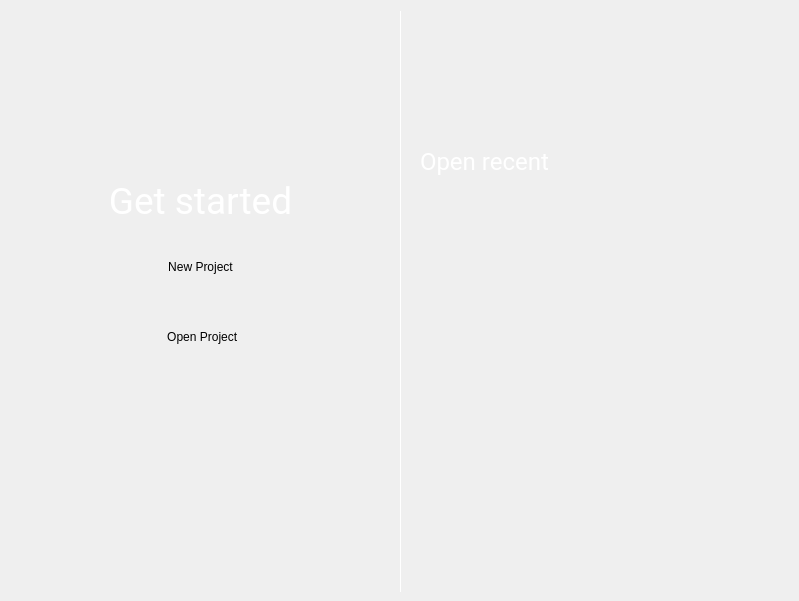
    <widget class="QWidget" name="page">
     <widget class="QWidget" name="recentList" native="true">
      <property name="geometry">
       <rect>
        <x>410</x>
        <y>190</y>
        <width>380</width>
        <height>260</height>
       </rect>
      </property>
      <property name="sizePolicy">
       <sizepolicy hsizetype="Ignored" vsizetype="Ignored">
        <horstretch>0</horstretch>
        <verstretch>0</verstretch>
       </sizepolicy>
      </property>
      <layout class="QGridLayout" name="gridLayout">
       <property name="leftMargin">
        <number>0</number>
       </property>
       <property name="topMargin">
        <number>0</number>
       </property>
       <property name="rightMargin">
        <number>0</number>
       </property>
       <property name="bottomMargin">
        <number>0</number>
       </property>
       <property name="spacing">
        <number>0</number>
       </property>
       <item row="0" column="0">
        <widget class="QScrollArea" name="scrollArea">
         <property name="frameShape">
          <enum>QFrame::NoFrame</enum>
         </property>
         <property name="frameShadow">
          <enum>QFrame::Plain</enum>
         </property>
         <property name="lineWidth">
          <number>0</number>
         </property>
         <property name="widgetResizable">
          <bool>true</bool>
         </property>
         <widget class="QWidget" name="recentListContent">
          <property name="geometry">
           <rect>
            <x>0</x>
            <y>0</y>
            <width>98</width>
            <height>16</height>
           </rect>
          </property>
          <property name="sizePolicy">
           <sizepolicy hsizetype="Preferred" vsizetype="Fixed">
            <horstretch>0</horstretch>
            <verstretch>0</verstretch>
           </sizepolicy>
          </property>
          <layout class="QVBoxLayout" name="verticalLayout">
           <property name="spacing">
            <number>0</number>
           </property>
           <property name="leftMargin">
            <number>0</number>
           </property>
           <property name="topMargin">
            <number>0</number>
           </property>
           <property name="rightMargin">
            <number>5</number>
           </property>
           <property name="bottomMargin">
            <number>0</number>
           </property>
          </layout>
         </widget>
        </widget>
       </item>
      </layout>
     </widget>
     <widget class="QPushButton" name="newProject">
      <property name="geometry">
       <rect>
        <x>130</x>
        <y>251</y>
        <width>141</width>
        <height>31</height>
       </rect>
      </property>
      <property name="cursor">
       <cursorShape>PointingHandCursor</cursorShape>
      </property>
      <property name="text">
       <string>New Project</string>
      </property>
      <property name="flat">
       <bool>true</bool>
      </property>
     </widget>
     <widget class="QPushButton" name="openProject">
      <property name="geometry">
       <rect>
        <x>130</x>
        <y>321</y>
        <width>141</width>
        <height>31</height>
       </rect>
      </property>
      <property name="cursor">
       <cursorShape>PointingHandCursor</cursorShape>
      </property>
      <property name="text">
       <string> Open Project</string>
      </property>
      <property name="flat">
       <bool>true</bool>
      </property>
     </widget>
     <widget class="QLabel" name="label">
      <property name="geometry">
       <rect>
        <x>10</x>
        <y>171</y>
        <width>381</width>
        <height>61</height>
       </rect>
      </property>
      <property name="palette">
       <palette>
        <active>
         <colorrole role="WindowText">
          <brush brushstyle="SolidPattern">
           <color alpha="255">
            <red>255</red>
            <green>255</green>
            <blue>255</blue>
           </color>
          </brush>
         </colorrole>
         <colorrole role="Button">
          <brush brushstyle="SolidPattern">
           <color alpha="255">
            <red>255</red>
            <green>255</green>
            <blue>255</blue>
           </color>
          </brush>
         </colorrole>
         <colorrole role="Light">
          <brush brushstyle="SolidPattern">
           <color alpha="255">
            <red>255</red>
            <green>255</green>
            <blue>255</blue>
           </color>
          </brush>
         </colorrole>
         <colorrole role="Midlight">
          <brush brushstyle="SolidPattern">
           <color alpha="255">
            <red>255</red>
            <green>255</green>
            <blue>255</blue>
           </color>
          </brush>
         </colorrole>
         <colorrole role="Dark">
          <brush brushstyle="SolidPattern">
           <color alpha="255">
            <red>127</red>
            <green>127</green>
            <blue>127</blue>
           </color>
          </brush>
         </colorrole>
         <colorrole role="Mid">
          <brush brushstyle="SolidPattern">
           <color alpha="255">
            <red>170</red>
            <green>170</green>
            <blue>170</blue>
           </color>
          </brush>
         </colorrole>
         <colorrole role="Text">
          <brush brushstyle="SolidPattern">
           <color alpha="255">
            <red>0</red>
            <green>0</green>
            <blue>0</blue>
           </color>
          </brush>
         </colorrole>
         <colorrole role="BrightText">
          <brush brushstyle="SolidPattern">
           <color alpha="255">
            <red>255</red>
            <green>255</green>
            <blue>255</blue>
           </color>
          </brush>
         </colorrole>
         <colorrole role="ButtonText">
          <brush brushstyle="SolidPattern">
           <color alpha="255">
            <red>0</red>
            <green>0</green>
            <blue>0</blue>
           </color>
          </brush>
         </colorrole>
         <colorrole role="Base">
          <brush brushstyle="SolidPattern">
           <color alpha="255">
            <red>255</red>
            <green>255</green>
            <blue>255</blue>
           </color>
          </brush>
         </colorrole>
         <colorrole role="Window">
          <brush brushstyle="SolidPattern">
           <color alpha="255">
            <red>255</red>
            <green>255</green>
            <blue>255</blue>
           </color>
          </brush>
         </colorrole>
         <colorrole role="Shadow">
          <brush brushstyle="SolidPattern">
           <color alpha="255">
            <red>0</red>
            <green>0</green>
            <blue>0</blue>
           </color>
          </brush>
         </colorrole>
         <colorrole role="AlternateBase">
          <brush brushstyle="SolidPattern">
           <color alpha="255">
            <red>255</red>
            <green>255</green>
            <blue>255</blue>
           </color>
          </brush>
         </colorrole>
         <colorrole role="ToolTipBase">
          <brush brushstyle="SolidPattern">
           <color alpha="255">
            <red>255</red>
            <green>255</green>
            <blue>220</blue>
           </color>
          </brush>
         </colorrole>
         <colorrole role="ToolTipText">
          <brush brushstyle="SolidPattern">
           <color alpha="255">
            <red>0</red>
            <green>0</green>
            <blue>0</blue>
           </color>
          </brush>
         </colorrole>
         <colorrole role="PlaceholderText">
          <brush brushstyle="SolidPattern">
           <color alpha="128">
            <red>0</red>
            <green>0</green>
            <blue>0</blue>
           </color>
          </brush>
         </colorrole>
        </active>
        <inactive>
         <colorrole role="WindowText">
          <brush brushstyle="SolidPattern">
           <color alpha="255">
            <red>255</red>
            <green>255</green>
            <blue>255</blue>
           </color>
          </brush>
         </colorrole>
         <colorrole role="Button">
          <brush brushstyle="SolidPattern">
           <color alpha="255">
            <red>255</red>
            <green>255</green>
            <blue>255</blue>
           </color>
          </brush>
         </colorrole>
         <colorrole role="Light">
          <brush brushstyle="SolidPattern">
           <color alpha="255">
            <red>255</red>
            <green>255</green>
            <blue>255</blue>
           </color>
          </brush>
         </colorrole>
         <colorrole role="Midlight">
          <brush brushstyle="SolidPattern">
           <color alpha="255">
            <red>255</red>
            <green>255</green>
            <blue>255</blue>
           </color>
          </brush>
         </colorrole>
         <colorrole role="Dark">
          <brush brushstyle="SolidPattern">
           <color alpha="255">
            <red>127</red>
            <green>127</green>
            <blue>127</blue>
           </color>
          </brush>
         </colorrole>
         <colorrole role="Mid">
          <brush brushstyle="SolidPattern">
           <color alpha="255">
            <red>170</red>
            <green>170</green>
            <blue>170</blue>
           </color>
          </brush>
         </colorrole>
         <colorrole role="Text">
          <brush brushstyle="SolidPattern">
           <color alpha="255">
            <red>0</red>
            <green>0</green>
            <blue>0</blue>
           </color>
          </brush>
         </colorrole>
         <colorrole role="BrightText">
          <brush brushstyle="SolidPattern">
           <color alpha="255">
            <red>255</red>
            <green>255</green>
            <blue>255</blue>
           </color>
          </brush>
         </colorrole>
         <colorrole role="ButtonText">
          <brush brushstyle="SolidPattern">
           <color alpha="255">
            <red>0</red>
            <green>0</green>
            <blue>0</blue>
           </color>
          </brush>
         </colorrole>
         <colorrole role="Base">
          <brush brushstyle="SolidPattern">
           <color alpha="255">
            <red>255</red>
            <green>255</green>
            <blue>255</blue>
           </color>
          </brush>
         </colorrole>
         <colorrole role="Window">
          <brush brushstyle="SolidPattern">
           <color alpha="255">
            <red>255</red>
            <green>255</green>
            <blue>255</blue>
           </color>
          </brush>
         </colorrole>
         <colorrole role="Shadow">
          <brush brushstyle="SolidPattern">
           <color alpha="255">
            <red>0</red>
            <green>0</green>
            <blue>0</blue>
           </color>
          </brush>
         </colorrole>
         <colorrole role="AlternateBase">
          <brush brushstyle="SolidPattern">
           <color alpha="255">
            <red>255</red>
            <green>255</green>
            <blue>255</blue>
           </color>
          </brush>
         </colorrole>
         <colorrole role="ToolTipBase">
          <brush brushstyle="SolidPattern">
           <color alpha="255">
            <red>255</red>
            <green>255</green>
            <blue>220</blue>
           </color>
          </brush>
         </colorrole>
         <colorrole role="ToolTipText">
          <brush brushstyle="SolidPattern">
           <color alpha="255">
            <red>0</red>
            <green>0</green>
            <blue>0</blue>
           </color>
          </brush>
         </colorrole>
         <colorrole role="PlaceholderText">
          <brush brushstyle="SolidPattern">
           <color alpha="128">
            <red>0</red>
            <green>0</green>
            <blue>0</blue>
           </color>
          </brush>
         </colorrole>
        </inactive>
        <disabled>
         <colorrole role="WindowText">
          <brush brushstyle="SolidPattern">
           <color alpha="255">
            <red>127</red>
            <green>127</green>
            <blue>127</blue>
           </color>
          </brush>
         </colorrole>
         <colorrole role="Button">
          <brush brushstyle="SolidPattern">
           <color alpha="255">
            <red>255</red>
            <green>255</green>
            <blue>255</blue>
           </color>
          </brush>
         </colorrole>
         <colorrole role="Light">
          <brush brushstyle="SolidPattern">
           <color alpha="255">
            <red>255</red>
            <green>255</green>
            <blue>255</blue>
           </color>
          </brush>
         </colorrole>
         <colorrole role="Midlight">
          <brush brushstyle="SolidPattern">
           <color alpha="255">
            <red>255</red>
            <green>255</green>
            <blue>255</blue>
           </color>
          </brush>
         </colorrole>
         <colorrole role="Dark">
          <brush brushstyle="SolidPattern">
           <color alpha="255">
            <red>127</red>
            <green>127</green>
            <blue>127</blue>
           </color>
          </brush>
         </colorrole>
         <colorrole role="Mid">
          <brush brushstyle="SolidPattern">
           <color alpha="255">
            <red>170</red>
            <green>170</green>
            <blue>170</blue>
           </color>
          </brush>
         </colorrole>
         <colorrole role="Text">
          <brush brushstyle="SolidPattern">
           <color alpha="255">
            <red>127</red>
            <green>127</green>
            <blue>127</blue>
           </color>
          </brush>
         </colorrole>
         <colorrole role="BrightText">
          <brush brushstyle="SolidPattern">
           <color alpha="255">
            <red>255</red>
            <green>255</green>
            <blue>255</blue>
           </color>
          </brush>
         </colorrole>
         <colorrole role="ButtonText">
          <brush brushstyle="SolidPattern">
           <color alpha="255">
            <red>127</red>
            <green>127</green>
            <blue>127</blue>
           </color>
          </brush>
         </colorrole>
         <colorrole role="Base">
          <brush brushstyle="SolidPattern">
           <color alpha="255">
            <red>255</red>
            <green>255</green>
            <blue>255</blue>
           </color>
          </brush>
         </colorrole>
         <colorrole role="Window">
          <brush brushstyle="SolidPattern">
           <color alpha="255">
            <red>255</red>
            <green>255</green>
            <blue>255</blue>
           </color>
          </brush>
         </colorrole>
         <colorrole role="Shadow">
          <brush brushstyle="SolidPattern">
           <color alpha="255">
            <red>0</red>
            <green>0</green>
            <blue>0</blue>
           </color>
          </brush>
         </colorrole>
         <colorrole role="AlternateBase">
          <brush brushstyle="SolidPattern">
           <color alpha="255">
            <red>255</red>
            <green>255</green>
            <blue>255</blue>
           </color>
          </brush>
         </colorrole>
         <colorrole role="ToolTipBase">
          <brush brushstyle="SolidPattern">
           <color alpha="255">
            <red>255</red>
            <green>255</green>
            <blue>220</blue>
           </color>
          </brush>
         </colorrole>
         <colorrole role="ToolTipText">
          <brush brushstyle="SolidPattern">
           <color alpha="255">
            <red>0</red>
            <green>0</green>
            <blue>0</blue>
           </color>
          </brush>
         </colorrole>
         <colorrole role="PlaceholderText">
          <brush brushstyle="SolidPattern">
           <color alpha="128">
            <red>0</red>
            <green>0</green>
            <blue>0</blue>
           </color>
          </brush>
         </colorrole>
        </disabled>
       </palette>
      </property>
      <property name="font">
       <font>
        <family>Roboto</family>
        <pointsize>28</pointsize>
       </font>
      </property>
      <property name="text">
       <string>Get started</string>
      </property>
      <property name="textFormat">
       <enum>Qt::PlainText</enum>
      </property>
      <property name="alignment">
       <set>Qt::AlignCenter</set>
      </property>
     </widget>
     <widget class="Line" name="line">
      <property name="geometry">
       <rect>
        <x>390</x>
        <y>11</y>
        <width>20</width>
        <height>581</height>
       </rect>
      </property>
      <property name="styleSheet">
       <string notr="true">color: white;</string>
      </property>
      <property name="frameShadow">
       <enum>QFrame::Plain</enum>
      </property>
      <property name="lineWidth">
       <number>1</number>
      </property>
      <property name="midLineWidth">
       <number>0</number>
      </property>
      <property name="orientation">
       <enum>Qt::Vertical</enum>
      </property>
     </widget>
     <widget class="QLabel" name="label_2">
      <property name="geometry">
       <rect>
        <x>420</x>
        <y>131</y>
        <width>361</width>
        <height>61</height>
       </rect>
      </property>
      <property name="palette">
       <palette>
        <active>
         <colorrole role="WindowText">
          <brush brushstyle="SolidPattern">
           <color alpha="255">
            <red>255</red>
            <green>255</green>
            <blue>255</blue>
           </color>
          </brush>
         </colorrole>
         <colorrole role="Button">
          <brush brushstyle="SolidPattern">
           <color alpha="255">
            <red>255</red>
            <green>255</green>
            <blue>255</blue>
           </color>
          </brush>
         </colorrole>
         <colorrole role="Light">
          <brush brushstyle="SolidPattern">
           <color alpha="255">
            <red>255</red>
            <green>255</green>
            <blue>255</blue>
           </color>
          </brush>
         </colorrole>
         <colorrole role="Midlight">
          <brush brushstyle="SolidPattern">
           <color alpha="255">
            <red>255</red>
            <green>255</green>
            <blue>255</blue>
           </color>
          </brush>
         </colorrole>
         <colorrole role="Dark">
          <brush brushstyle="SolidPattern">
           <color alpha="255">
            <red>127</red>
            <green>127</green>
            <blue>127</blue>
           </color>
          </brush>
         </colorrole>
         <colorrole role="Mid">
          <brush brushstyle="SolidPattern">
           <color alpha="255">
            <red>170</red>
            <green>170</green>
            <blue>170</blue>
           </color>
          </brush>
         </colorrole>
         <colorrole role="Text">
          <brush brushstyle="SolidPattern">
           <color alpha="255">
            <red>0</red>
            <green>0</green>
            <blue>0</blue>
           </color>
          </brush>
         </colorrole>
         <colorrole role="BrightText">
          <brush brushstyle="SolidPattern">
           <color alpha="255">
            <red>255</red>
            <green>255</green>
            <blue>255</blue>
           </color>
          </brush>
         </colorrole>
         <colorrole role="ButtonText">
          <brush brushstyle="SolidPattern">
           <color alpha="255">
            <red>0</red>
            <green>0</green>
            <blue>0</blue>
           </color>
          </brush>
         </colorrole>
         <colorrole role="Base">
          <brush brushstyle="SolidPattern">
           <color alpha="255">
            <red>255</red>
            <green>255</green>
            <blue>255</blue>
           </color>
          </brush>
         </colorrole>
         <colorrole role="Window">
          <brush brushstyle="SolidPattern">
           <color alpha="255">
            <red>255</red>
            <green>255</green>
            <blue>255</blue>
           </color>
          </brush>
         </colorrole>
         <colorrole role="Shadow">
          <brush brushstyle="SolidPattern">
           <color alpha="255">
            <red>0</red>
            <green>0</green>
            <blue>0</blue>
           </color>
          </brush>
         </colorrole>
         <colorrole role="AlternateBase">
          <brush brushstyle="SolidPattern">
           <color alpha="255">
            <red>255</red>
            <green>255</green>
            <blue>255</blue>
           </color>
          </brush>
         </colorrole>
         <colorrole role="ToolTipBase">
          <brush brushstyle="SolidPattern">
           <color alpha="255">
            <red>255</red>
            <green>255</green>
            <blue>220</blue>
           </color>
          </brush>
         </colorrole>
         <colorrole role="ToolTipText">
          <brush brushstyle="SolidPattern">
           <color alpha="255">
            <red>0</red>
            <green>0</green>
            <blue>0</blue>
           </color>
          </brush>
         </colorrole>
         <colorrole role="PlaceholderText">
          <brush brushstyle="SolidPattern">
           <color alpha="128">
            <red>0</red>
            <green>0</green>
            <blue>0</blue>
           </color>
          </brush>
         </colorrole>
        </active>
        <inactive>
         <colorrole role="WindowText">
          <brush brushstyle="SolidPattern">
           <color alpha="255">
            <red>255</red>
            <green>255</green>
            <blue>255</blue>
           </color>
          </brush>
         </colorrole>
         <colorrole role="Button">
          <brush brushstyle="SolidPattern">
           <color alpha="255">
            <red>255</red>
            <green>255</green>
            <blue>255</blue>
           </color>
          </brush>
         </colorrole>
         <colorrole role="Light">
          <brush brushstyle="SolidPattern">
           <color alpha="255">
            <red>255</red>
            <green>255</green>
            <blue>255</blue>
           </color>
          </brush>
         </colorrole>
         <colorrole role="Midlight">
          <brush brushstyle="SolidPattern">
           <color alpha="255">
            <red>255</red>
            <green>255</green>
            <blue>255</blue>
           </color>
          </brush>
         </colorrole>
         <colorrole role="Dark">
          <brush brushstyle="SolidPattern">
           <color alpha="255">
            <red>127</red>
            <green>127</green>
            <blue>127</blue>
           </color>
          </brush>
         </colorrole>
         <colorrole role="Mid">
          <brush brushstyle="SolidPattern">
           <color alpha="255">
            <red>170</red>
            <green>170</green>
            <blue>170</blue>
           </color>
          </brush>
         </colorrole>
         <colorrole role="Text">
          <brush brushstyle="SolidPattern">
           <color alpha="255">
            <red>0</red>
            <green>0</green>
            <blue>0</blue>
           </color>
          </brush>
         </colorrole>
         <colorrole role="BrightText">
          <brush brushstyle="SolidPattern">
           <color alpha="255">
            <red>255</red>
            <green>255</green>
            <blue>255</blue>
           </color>
          </brush>
         </colorrole>
         <colorrole role="ButtonText">
          <brush brushstyle="SolidPattern">
           <color alpha="255">
            <red>0</red>
            <green>0</green>
            <blue>0</blue>
           </color>
          </brush>
         </colorrole>
         <colorrole role="Base">
          <brush brushstyle="SolidPattern">
           <color alpha="255">
            <red>255</red>
            <green>255</green>
            <blue>255</blue>
           </color>
          </brush>
         </colorrole>
         <colorrole role="Window">
          <brush brushstyle="SolidPattern">
           <color alpha="255">
            <red>255</red>
            <green>255</green>
            <blue>255</blue>
           </color>
          </brush>
         </colorrole>
         <colorrole role="Shadow">
          <brush brushstyle="SolidPattern">
           <color alpha="255">
            <red>0</red>
            <green>0</green>
            <blue>0</blue>
           </color>
          </brush>
         </colorrole>
         <colorrole role="AlternateBase">
          <brush brushstyle="SolidPattern">
           <color alpha="255">
            <red>255</red>
            <green>255</green>
            <blue>255</blue>
           </color>
          </brush>
         </colorrole>
         <colorrole role="ToolTipBase">
          <brush brushstyle="SolidPattern">
           <color alpha="255">
            <red>255</red>
            <green>255</green>
            <blue>220</blue>
           </color>
          </brush>
         </colorrole>
         <colorrole role="ToolTipText">
          <brush brushstyle="SolidPattern">
           <color alpha="255">
            <red>0</red>
            <green>0</green>
            <blue>0</blue>
           </color>
          </brush>
         </colorrole>
         <colorrole role="PlaceholderText">
          <brush brushstyle="SolidPattern">
           <color alpha="128">
            <red>0</red>
            <green>0</green>
            <blue>0</blue>
           </color>
          </brush>
         </colorrole>
        </inactive>
        <disabled>
         <colorrole role="WindowText">
          <brush brushstyle="SolidPattern">
           <color alpha="255">
            <red>127</red>
            <green>127</green>
            <blue>127</blue>
           </color>
          </brush>
         </colorrole>
         <colorrole role="Button">
          <brush brushstyle="SolidPattern">
           <color alpha="255">
            <red>255</red>
            <green>255</green>
            <blue>255</blue>
           </color>
          </brush>
         </colorrole>
         <colorrole role="Light">
          <brush brushstyle="SolidPattern">
           <color alpha="255">
            <red>255</red>
            <green>255</green>
            <blue>255</blue>
           </color>
          </brush>
         </colorrole>
         <colorrole role="Midlight">
          <brush brushstyle="SolidPattern">
           <color alpha="255">
            <red>255</red>
            <green>255</green>
            <blue>255</blue>
           </color>
          </brush>
         </colorrole>
         <colorrole role="Dark">
          <brush brushstyle="SolidPattern">
           <color alpha="255">
            <red>127</red>
            <green>127</green>
            <blue>127</blue>
           </color>
          </brush>
         </colorrole>
         <colorrole role="Mid">
          <brush brushstyle="SolidPattern">
           <color alpha="255">
            <red>170</red>
            <green>170</green>
            <blue>170</blue>
           </color>
          </brush>
         </colorrole>
         <colorrole role="Text">
          <brush brushstyle="SolidPattern">
           <color alpha="255">
            <red>127</red>
            <green>127</green>
            <blue>127</blue>
           </color>
          </brush>
         </colorrole>
         <colorrole role="BrightText">
          <brush brushstyle="SolidPattern">
           <color alpha="255">
            <red>255</red>
            <green>255</green>
            <blue>255</blue>
           </color>
          </brush>
         </colorrole>
         <colorrole role="ButtonText">
          <brush brushstyle="SolidPattern">
           <color alpha="255">
            <red>127</red>
            <green>127</green>
            <blue>127</blue>
           </color>
          </brush>
         </colorrole>
         <colorrole role="Base">
          <brush brushstyle="SolidPattern">
           <color alpha="255">
            <red>255</red>
            <green>255</green>
            <blue>255</blue>
           </color>
          </brush>
         </colorrole>
         <colorrole role="Window">
          <brush brushstyle="SolidPattern">
           <color alpha="255">
            <red>255</red>
            <green>255</green>
            <blue>255</blue>
           </color>
          </brush>
         </colorrole>
         <colorrole role="Shadow">
          <brush brushstyle="SolidPattern">
           <color alpha="255">
            <red>0</red>
            <green>0</green>
            <blue>0</blue>
           </color>
          </brush>
         </colorrole>
         <colorrole role="AlternateBase">
          <brush brushstyle="SolidPattern">
           <color alpha="255">
            <red>255</red>
            <green>255</green>
            <blue>255</blue>
           </color>
          </brush>
         </colorrole>
         <colorrole role="ToolTipBase">
          <brush brushstyle="SolidPattern">
           <color alpha="255">
            <red>255</red>
            <green>255</green>
            <blue>220</blue>
           </color>
          </brush>
         </colorrole>
         <colorrole role="ToolTipText">
          <brush brushstyle="SolidPattern">
           <color alpha="255">
            <red>0</red>
            <green>0</green>
            <blue>0</blue>
           </color>
          </brush>
         </colorrole>
         <colorrole role="PlaceholderText">
          <brush brushstyle="SolidPattern">
           <color alpha="128">
            <red>0</red>
            <green>0</green>
            <blue>0</blue>
           </color>
          </brush>
         </colorrole>
        </disabled>
       </palette>
      </property>
      <property name="font">
       <font>
        <family>Roboto</family>
        <pointsize>18</pointsize>
       </font>
      </property>
      <property name="text">
       <string>Open recent</string>
      </property>
      <property name="textFormat">
       <enum>Qt::PlainText</enum>
      </property>
     </widget>
    </widget>
